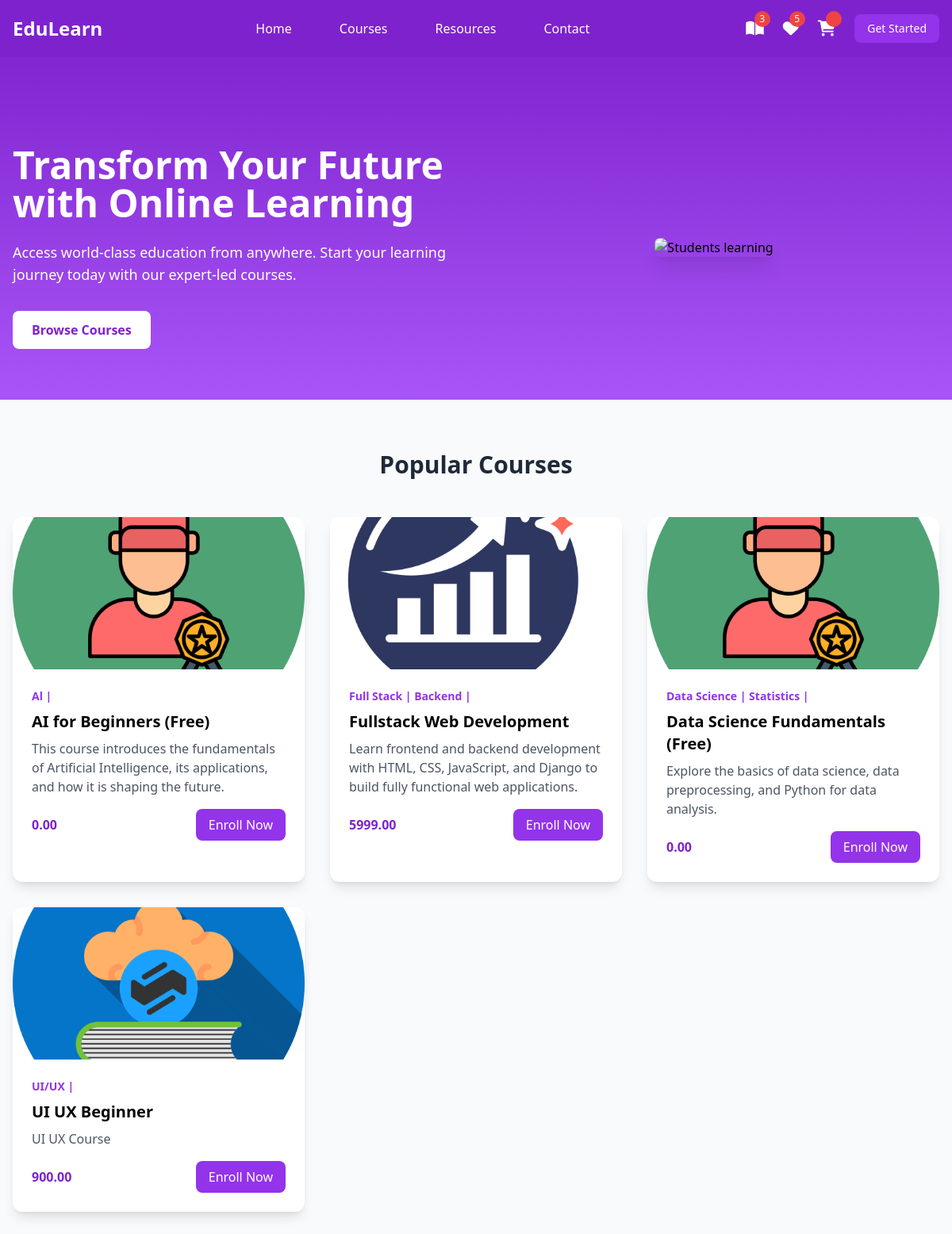
The page /student/index/ on the database its author committed.
### instructor/models.py (models this page shows, shortened)
class Course(models.Model):
    title=models.CharField(max_length=200)
    description=models.TextField()
    price=models.DecimalField(decimal_places=2,max_digits=7)
    owner=models.ForeignKey(User,on_delete=models.SET_NULL,related_name="courses",null=True)
    is_free=models.BooleanField(default=False)
    picture=models.ImageField(upload_to="courseimages",null=True,blank=True,default="courseimages/default.png")
    thumbnail=EmbedVideoField()
    category_objects=models.ManyToManyField(Category)
    created_at=models.DateTimeField(auto_now_add=True)
    updated_at=models.DateTimeField(auto_now=True)

class Category(models.Model):
    name=models.CharField(max_length=200,unique=True)
    def __str__(self):
        return self.name

### student/views.py (the view)
# urls.py: path('index/',views.IndexView.as_view(),name="index"),
class IndexView(View):
    def get(self,request,*args,**kwargs):
        all_courses=Course.objects.all()
        return render(request,"index.html",{"courses":all_courses})

### student/templates/index.html
{%extends 'base.html'%} {%block mainblock%}
<section class="pt-20 bg-gradient-to-b from-purple-700 to-purple-500">
  <div
    class="max-w-screen-xl mx-auto px-4 py-16 grid md:grid-cols-2 gap-8 items-center"
  >
    <div class="text-white">
      <h1 class="text-4xl md:text-5xl font-bold mb-6">
        Transform Your Future with Online Learning
      </h1>
      <p class="text-lg mb-8">
        Access world-class education from anywhere. Start your learning journey
        today with our expert-led courses.
      </p>
      <button
        class="bg-white text-purple-700 hover:bg-purple-100 px-6 py-3 rounded-lg font-semibold transition duration-300"
      >
        Browse Courses
      </button>
    </div>
    <div class="flex justify-center">
      <img
        src="/api/placeholder/600/400"
        alt="Students learning"
        class="rounded-lg shadow-xl"
      />
    </div>
  </div>
</section>
<section class="max-w-screen-xl mx-auto px-4 py-16">
  <h2 class="text-3xl font-bold text-center mb-12 text-gray-800">
    Popular Courses
  </h2>
  <div class="grid grid-cols-1 md:grid-cols-3 gap-8">
    {%for c in courses%}
    <div
      class="bg-white rounded-xl shadow-lg overflow-hidden transform transition duration-300 hover:scale-105 hover:shadow-xl"
    >
      <img
        src="{{c.picture.url}}"
        alt="Course 1"
        class="w-full h-48 object-cover"
      />
      <div class="p-6">
        <div class="text-purple-600 text-sm font-semibold mb-2">
          {%for cat in c.category_objects.all%}
          <span> {{cat}} |</span>
          {%endfor%}
        </div>
        <h3 class="text-xl font-bold mb-2">{{c.title}}</h3>
        <p class="text-gray-600 mb-4">{{c.description}}</p>
        <div class="flex justify-between items-center">
          <span class="text-purple-700 font-bold">{{c.price}}</span>
          <a
            href="{%url 'course-detail' c.id%}"
            class="bg-purple-600 text-white px-4 py-2 rounded-lg hover:bg-purple-700 transition duration-300"
          >
            Enroll Now
          </a>
        </div>
      </div>
    </div>
    {%endfor%}
  </div>
</section>
{%endblock%}

### rows shown on the page
Course: picture (picture), title "AI for Beginners (Free)", description "This course introduces the fundamentals of Artificial Intelligence, its applications, and how it is shaping the future.", price "0.00"
Category: name "Al"
Course: picture (picture), title "Fullstack Web Development", description "Learn frontend and backend development with HTML, CSS, JavaScript, and Django to build fully functional web applications.", price "5999.00"
Category: name "Full Stack"
Category: name "Backend"
Course: picture (picture), title "Data Science Fundamentals (Free)", description "Explore the basics of data science, data preprocessing, and Python for data analysis.", price "0.00"
Category: name "Data Science"
Category: name "Statistics"
Course: picture (picture), title "UI UX Beginner", description "UI UX Course", price "900.00"
Category: name "UI/UX"
